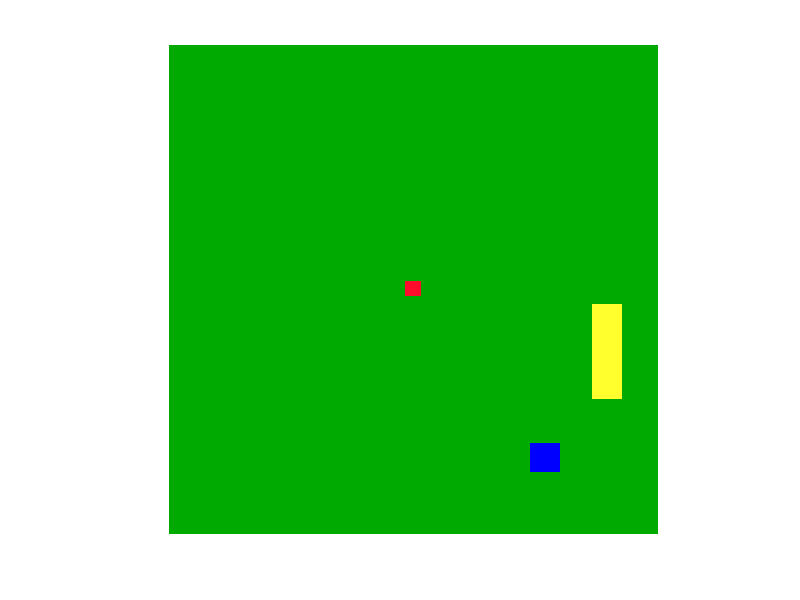

The MATLAB source for this figure:

clear;
close all;

randomX = uint16(0);
randomY = uint16(0);

%ที่ต้องทำคือห้ามให้สีทับกัน ก็คือเช็คระยะของตำแหน่ง บวกด้วยระยะสี
%ห่างกันได้ห้ามน้อยกว่า 2pixel
%size%

%ขนาดสนามบอล
fieldSizeX = 512;
fieldSizeY = 512;

%ขนาดบอล
ballSizeX = 16;
ballSizeY = 16;

%ขนาดหุ่นยนต์
robotSizeX = 30;
robotSizeY = 32;

%ขนาดโกล
goalSizeX = 100;
goalSizeY = 32;

%ระยะจากขอบสนามบอลที่ห้ามเกิน
border = 20;

%สนามบอล%
field=uint8(zeros(fieldSizeX,fieldSizeY,3));
field(:,:,1)=0;
field(:,:,2)=170;
field(:,:,3)=0;

%สร้างหุ่นยนต์
robot=uint8(zeros(robotSizeX,robotSizeY,3));
robot(:,:,1)=0;
robot(:,:,2)=0;
robot(:,:,3)=255;

%สร้างball
ball=uint8(zeros(ballSizeX,ballSizeY,3));
ball(:,:,1)=255;
ball(:,:,2)=12;
ball(:,:,3)=45;

%สร้างgoal
goal=uint8(zeros(goalSizeX,goalSizeY,3));
goal(:,:,1)=255;
goal(:,:,2)=255;
goal(:,:,3)=45;

field((fieldSizeX/2)-(ballSizeX/2):(fieldSizeY/2)+((ballSizeY/2)-1),(fieldSizeX/2)-(ballSizeX/2):(fieldSizeY/2)+((ballSizeY/2)-1),1)=ball(:,:,1);
field((fieldSizeX/2)-(ballSizeX/2):(fieldSizeY/2)+((ballSizeY/2)-1),(fieldSizeX/2)-(ballSizeX/2):(fieldSizeY/2)+((ballSizeY/2)-1),2)=ball(:,:,2);
field((fieldSizeX/2)-(ballSizeX/2):(fieldSizeY/2)+((ballSizeY/2)-1),(fieldSizeX/2)-(ballSizeX/2):(fieldSizeY/2)+((ballSizeY/2)-1),3)=ball(:,:,3);

%ห้ามเกินขอบ ระยะ = border;

while (true)
    randomX = border + ((fieldSizeX-border)-border) .* rand();
    randomX = uint16(round(randomX));
    randomY = border + ((fieldSizeY-border)-border) .* rand();
    randomY = uint16(round(randomY));
    
        fprintf('randomX = %i\n', randomX);
        fprintf('randomY = %i\n', randomY);
    
    if (randomX >= (border+robotSizeX/2) && randomX <= ((fieldSizeX-robotSizeX/2)-border) && randomY >= (border+robotSizeY/2) && randomY <= ((fieldSizeY-robotSizeY/2)-border))
        field(randomX-(robotSizeX/2):(randomX+(robotSizeX/2))-1,(randomY-(robotSizeY/2)):(randomY+(robotSizeY/2))-1,1)=robot(:,:,1);
        field(randomX-(robotSizeX/2):(randomX+(robotSizeX/2))-1,(randomY-(robotSizeY/2)):(randomY+(robotSizeY/2))-1,2)=robot(:,:,2);
        field(randomX-(robotSizeX/2):(randomX+(robotSizeX/2))-1,(randomY-(robotSizeY/2)):(randomY+(robotSizeY/2))-1,3)=robot(:,:,3);
        locationSaveX = randomX;
        locationSaveY = randomY;
        break;
    else
        fprintf('Genaretion location again!!\n');
    end 
    
end
            
while (true)
    randomX = border + ((fieldSizeX-border)-border) .* rand();
    randomX = uint16(round(randomX));
    randomY = border + ((fieldSizeY-border)-border) .* rand();
    randomY = uint16(round(randomY));
    fprintf('randomX = %i\n', randomX);
    fprintf('randomY = %i\n', randomY);
    
    if (locationSaveX ~= randomX && locationSaveY ~= randomY)
        if (randomX >= (border+goalSizeX/2) && randomX <= (border+goalSizeX/2)+(goalSizeX))
            if randomY >= (border+goalSizeY/2) && randomY <= (border+goalSizeY/2)+(goalSizeY)
                locationSaveX = randomX;
                locationSaveY = randomY;
                break;
                                else
                    fprintf('Genaretion location again!!\n');
            end
        end
        if randomX <= (fieldSizeX-goalSizeX/2)-border && (randomX >= (border+goalSizeX/2))
           if randomY >= (border+goalSizeY/2) && randomY <= (border+goalSizeY/2)+(goalSizeY)
               locationSaveX = randomX;
               locationSaveY = randomY;
               break;
                               else
                    fprintf('Genaretion location again!!\n');
           end
            
           if randomY <= (fieldSizeY-goalSizeY/2)-border && randomY >= (fieldSizeY-goalSizeY/2)-border-(goalSizeY)
           break;
                           else
                    fprintf('Genaretion location again!!\n');
           end  
        end
        if randomX <= (fieldSizeX-goalSizeX/2)-border && randomX >= (fieldSizeX-goalSizeX/2)-border-(goalSizeX)
                if randomY <= (fieldSizeY-goalSizeY/2)-border && randomY >= ((fieldSizeY-goalSizeY/2)-border)-(goalSizeY)
                    locationSaveX = randomX;
                    locationSaveY = randomY;
                    break;
                else
                    fprintf('Genaretion location again!!\n');
                end
         end
     end
end 


                        field(randomX-(goalSizeX/2):(randomX+(goalSizeX/2))-1,(randomY-(goalSizeY/2)):(randomY+(goalSizeY/2))-1,1)=goal(:,:,1);
                        field(randomX-(goalSizeX/2):(randomX+(goalSizeX/2))-1,(randomY-(goalSizeY/2)):(randomY+(goalSizeY/2))-1,2)=goal(:,:,2);
                        field(randomX-(goalSizeX/2):(randomX+(goalSizeX/2))-1,(randomY-(goalSizeY/2)):(randomY+(goalSizeY/2))-1,3)=goal(:,:,3);
                        figure,imshow(field);
